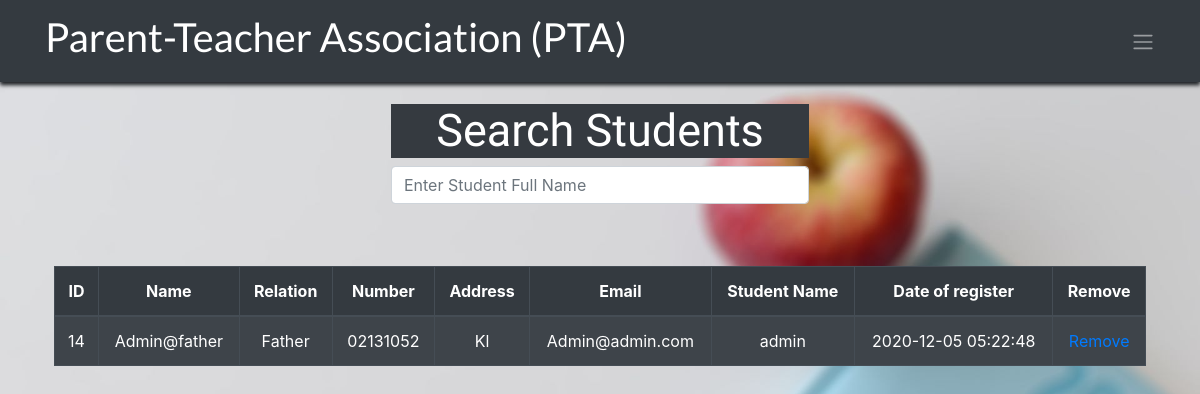
Page /institution/show_data/search-people-emergency.php (signed in) on the committed database.
### tables this page shows
CREATE TABLE `people_emergency` (
  `id` int(11) NOT NULL,
  `school_id` int(11) DEFAULT NULL,
  `name` text DEFAULT NULL,
  `number` text DEFAULT NULL,
  `relation` text DEFAULT NULL,
  `email` text DEFAULT NULL,
  `address` text DEFAULT NULL,
  `date_of_register` timestamp NOT NULL DEFAULT current_timestamp(),
  `student_id` int(11) DEFAULT NULL
);

CREATE TABLE `students` (
  `id` int(11) NOT NULL,
  `school_id` int(11) DEFAULT NULL,
  `username` text DEFAULT NULL,
  `password` text DEFAULT NULL,
  `name` text DEFAULT NULL,
  `grade` text DEFAULT NULL,
  `date_of_birth` text DEFAULT NULL,
  `address` text DEFAULT NULL,
  `date_of_register` timestamp NOT NULL DEFAULT current_timestamp()
);

### institution/show_data/search-people-emergency.php (the view, shortened to what this page needs)
<!DOCTYPE html>
<html>
<head>
  <link rel="stylesheet" href="https://stackpath.bootstrapcdn.com/bootstrap/4.3.1/css/bootstrap.min.css">
</head>
<body>
    <nav class="navbar navbar-expand-sm bg-dark navbar-dark">
        <div class="container">
            <a class="navbar-brand" href="../welcome.php">
                <h1 class="text-center navtitle">Parent-Teacher Association (PTA)</h1>
            </a>
            <ul class="nav navbar-nav ml-auto">
                <li class="nav-item dropdown ">
                    <a class="navbar-toggler-icon" href="#" id="navbardrop" data-toggle="dropdown"></a>
                </li>
            </ul>
    </nav>
    <div class="container">
    <div class="col-13 col-sm-6 col-md-5 mx-auto" style="padding: 2%;">
        <div class="form-group">
          <h2 class="text-center" style=" font-size: 45px; font-family:'Coustard', serif; color: #FFFFFF; background-color:#353a40;">Search Students</h2>
          <input type="text" name="search" id="search" autocomplete="off" class="form-control" placeholder="Enter Student Full Name">
        </div>
      </div>
    </div>
    <div class="container" style="padding: 2%;">
        <table class="table table-bordered table-striped table-dark">
            <thead>
                <tr>
                    <th style="text-align: center;">ID</th>
                    <th style="text-align: center;">Name</th>
                    <th style="text-align: center;">Relation</th>
                    <th style="text-align: center;">Number</th>
                    <th style="text-align: center;">Address</th>
                    <th style="text-align: center;">Email</th>
                    <th style="text-align: center;">Student Name</th>
                    <th style="text-align: center;">Date of register</th>
                    <th style="text-align: center;">Remove</th>
                </tr>
            </thead>
            <tbody>
                <tr>
                    <?php
                    include("../config.php");
                    $query = "SELECT * FROM people_emergency ORDER BY name";
                    $result = mysqli_query($connect, $query);
                    if (mysqli_num_rows($result) > 0) {
                        while ($user = mysqli_fetch_array($result)) {
                            if ($user['school_id'] == (int)$_SESSION['id']) {
                            echo "<td align='center'>" . $user['id'] . "</td>";
                            echo "<td align='center'>" . $user['name'] . "</td>";
                            echo "<td align='center'>" . $user['relation'] . "</td>";
                            echo "<td align='center'>" . $user['number'] . "</td>";
                            echo "<td align='center'>" . $user['address'] . "</td>";
                            echo "<td align='center'>" . $user['email'] . "</td>";
                            $query2 = "SELECT name FROM students WHERE students.id={$user['student_id'] }";
                            $result2 = mysqli_query($connect, $query2);
                            $user2 = mysqli_fetch_array($result2);
                            echo "<td align='center'>" . $user2['name'] . "</td>";
                            echo "<td align='center'>" . $user['date_of_register'] . "</td>";
                            echo ("<td align='center'><a href=\"../remove_data/remove-people-emergency.php?people_id=".$user['id']."\">Remove</a></td>");
                            echo "</tr>";
                        }
                    }
                }
                    ?>
        </table>
    </div>
</body>
</html>

### institution/show_data/search-people-emergency.php (style rules this page uses)
body { background-image: url("../images/back22.jpg"); background-size: cover; }
.navtitle { font-family: 'Lato', sans-serif; }
.navbar { box-shadow: 0 3px 4px rgba(0, 0, 0, 0.16), 0 3px 4px; }

### rows in the picture
people_emergency: id "14", name "Admin@father", relation "Father", number "02131052", address "Kl", email "Admin@admin.com", student.name "admin", date_of_register "2020-12-05 05:22:48"
